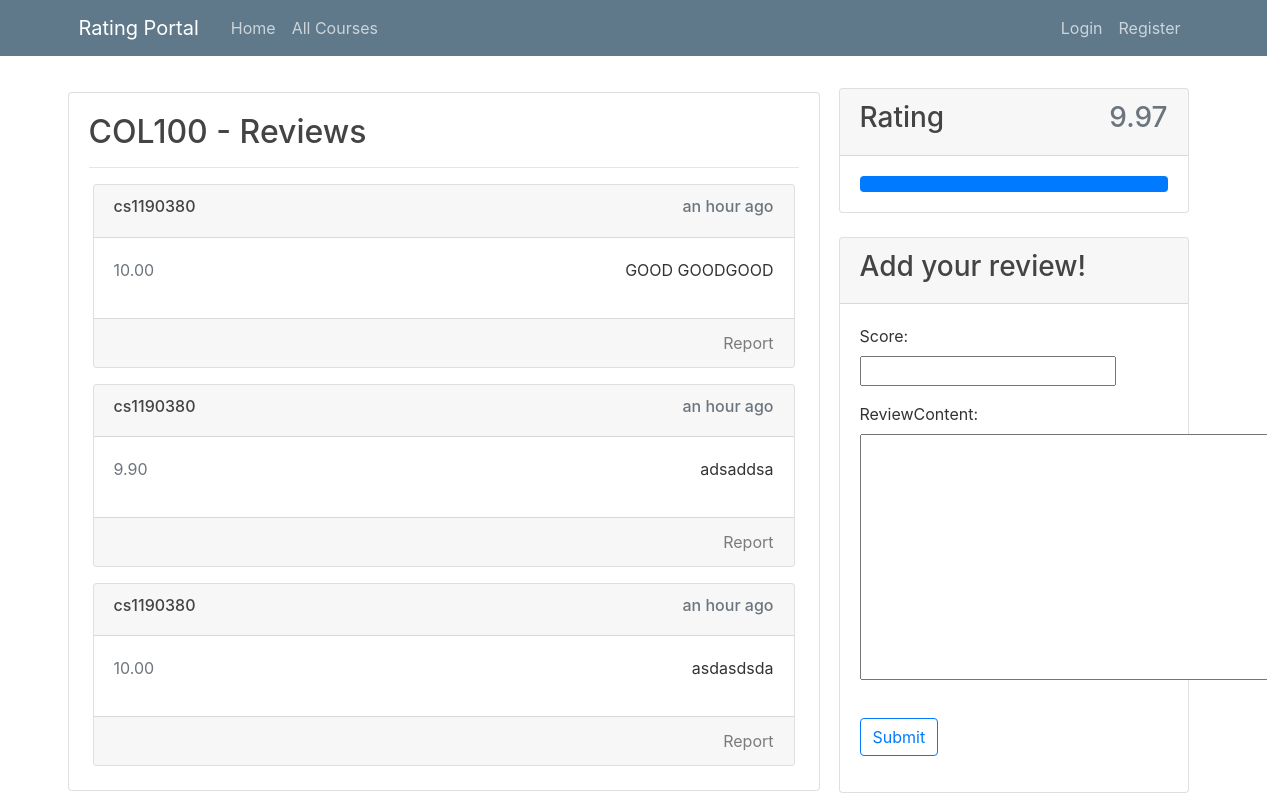
Before: /course/COL100/ with the older database file.
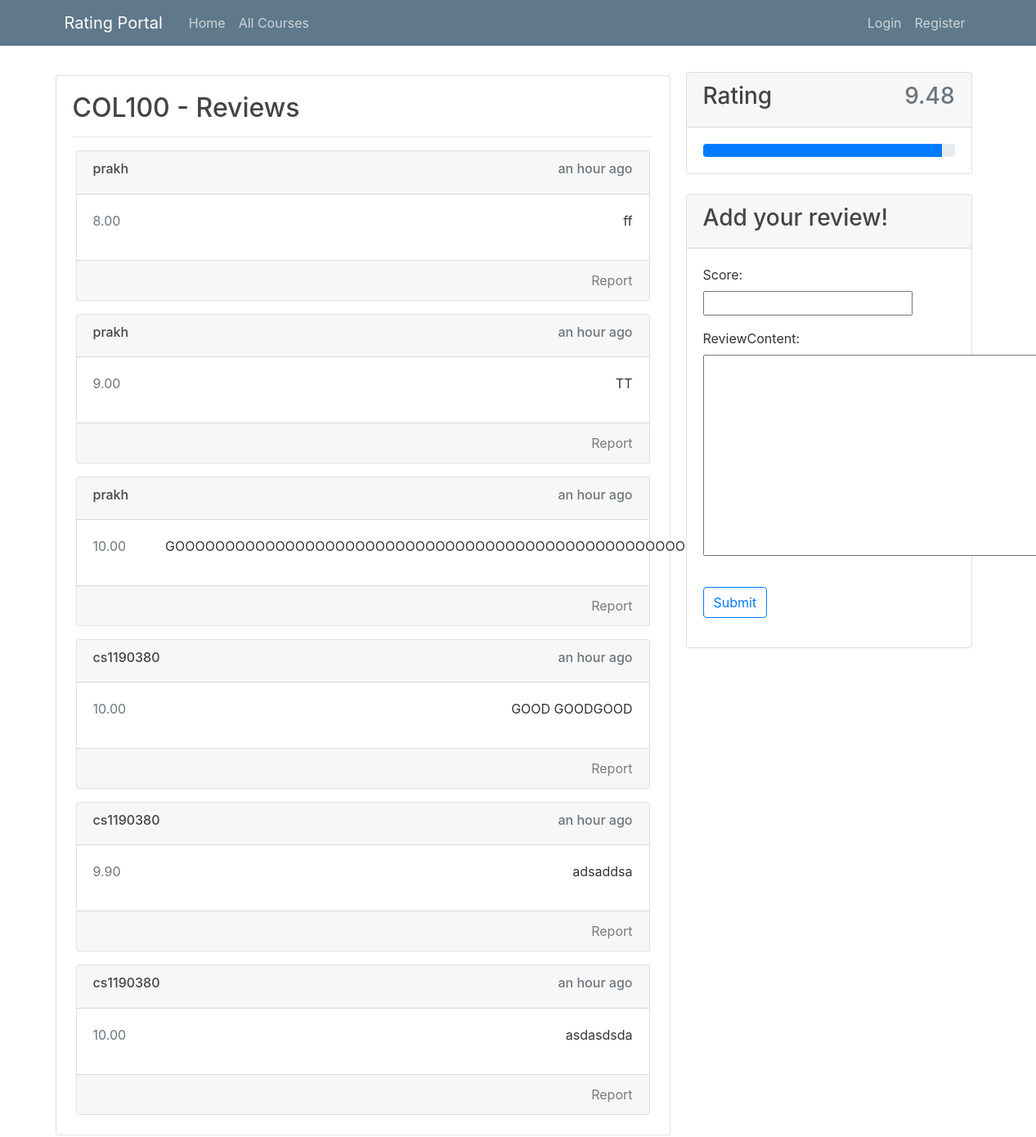
After: the same page with the newer database file.
### review/models.py (models this page shows)
class Review(models.Model):
    score = models.DecimalField(decimal_places=2,max_digits=4)
    reviewContent = models.TextField()
    courseName = models.CharField(max_length=120)
    dateAdded = models.DateTimeField(auto_now=False, auto_now_add=True)
    author = models.ForeignKey(User, on_delete= models.CASCADE,related_name='reviews_written',default=5)
    class Meta:
        ordering =['-dateAdded']

### courses/views.py (the view)
# urls.py: path('course/<str:courseName>/',courseViews.courseView,name='course'),
def courseView(request,courseName):
    reviews,rating = recheckRatingsFor(courseName)
    courseList= getAllOf('courses')
    if courseName not in [c.courseName for c in courseList]:
        raise Http404('No such Course')
    new_comment = None
    if request.method == 'POST':
        comment_form = CommentForm(data=request.POST)
        if comment_form.is_valid():
            new_comment = comment_form.save(commit=True)
            new_comment.author = request.user
            new_comment.courseName=courseName
            new_comment.save()
            return redirect('course',courseName=courseName)
    else:
        comment_form = CommentForm()
    return render(request,'courses/coursePage.html',{'reviews':reviews,'courseName':courseName,'rating':rating,'commentForm':comment_form})

### review/forms.py
class CommentForm(forms.ModelForm):
    class Meta:
        model = Review
        fields = ('score','reviewContent')

### courses/views.py (called while the page is built)
def recheckRatingsFor(courseName):
    reviews = getAllOf('review')
    reviews = list(filter(lambda x:x.courseName==courseName,reviews))
    if len(reviews)==0:
        return [],'Unrated'
    rating = round(sum(x.score for x in reviews)/len(reviews),2)
    return reviews,rating

def getAllOf(name):
    for r in apps.get_app_config(name).get_models():
        objects = list(r.objects.all())
    return objects

### courses/templates/courses/coursePage.html (shortened to what this page needs)
{% extends "users/base.html" %}
{% load humanize %}
{% block content %}
<div class="card-body ">
    <h2>{{courseName}} - Reviews</h2>
    <hr class="hr-primary">
    {% for review in reviews %}
    <div class="card m-1 mt-3">
        <div class="card-header">
            <div class="d-flex justify-content-between">
                <h6>{{review.author.username}}</h6>
                <h6 class="text-muted">{{review.dateAdded|naturaltime}}</h6>
            </div>
        </div>
        <div class="card-body">
            <div class="d-flex justify-content-between">
                <span class="text-secondary">
                    {{review.score}}
                </span>
                <p class="ml-5">
                    {{review.reviewContent}}
                </p>
            </div>
        </div>
        <div class="card-footer text-right">
            <a class="card-link text-black-50" href="#">Report</a>
        </div>
    </div>
    {%empty%}
    <h5>No reviews yet.</h5>
    {% endfor %}
</div>
{% endblock content %}
{% block sidebar %}
<div class="col-md-4 mt-2">
    <div class="card mb-2">
        <div class="card-header">
            <div class="d-flex justify-content-between">
                <h3>Rating</h3>
                <h3 class="text-muted">{{rating}}</h3>
            </div>
        </div>
        <div class="card-body">
            <div class="progress">
                <div class="progress-bar" role="progressbar" style="width: {% widthratio rating 1 10 %}%"
                    aria-valuenow="{% widthratio rating 1 10 %}" aria-valuemin="0" aria-valuemax="100"></div>
            </div>
        </div>
    </div>
    <div class="card mt-4">
        <div class="card-header">
            <h3>Add your review!</h3>
        </div>
        <div class="card-body">
            <form method="POST">
                <fieldset class='form-group'>
                    {{ commentForm.as_p }}
                </fieldset>
                <div class="form-group">
                    <button class="btn btn-outline-primary" type="submit">Submit</button>
                </div>
            </form>
        </div>
    </div>
</div>
{% endblock sidebar %}

Changed rows visible on the page:
added Review: author.username "prakh", dateAdded "an hour ago", score "8.00", reviewContent "ff"
added Review: author.username "prakh", dateAdded "an hour ago", score "9.00", reviewContent "TT"
added Review: author.username "prakh", dateAdded "an hour ago", score "10.00", reviewContent "GOOOOOOOOOOOOOOOOOOOOOOOOOOOOOOOOOOOOOOOOOOOOOOOOOOOOOOOOOOOOOOOOOD"
Other visible differences:
{{ rating }}: "9.97" → "9.48"
